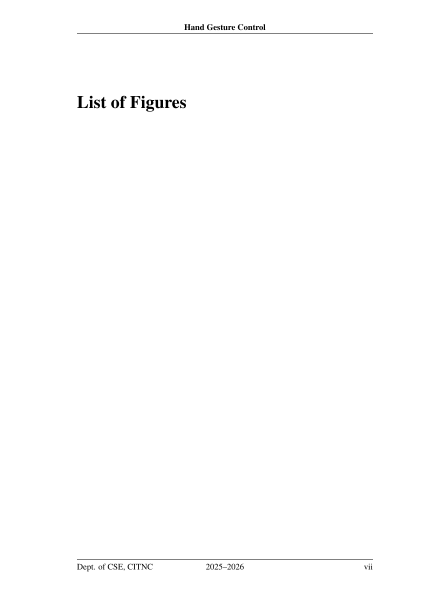
#> input picture report/page-10.png, 849 x 1200 px (shown at 1/2 size)
$ python convert_icon.py report/page-10.png out.png
#> lines starting #> are read from the running program, lines starting #| are printed output that depends on the picture
"""Convert icon.jpg to a Windows .ico file containing multiple sizes.

Usage:
    python convert_icon.py [input_image] [output_icon]

If not provided, defaults to './icon.jpg' -> './icon.ico'.
Requires Pillow (pip install Pillow)
"""
from PIL import Image
import sys
from pathlib import Path


def convert_to_ico(src: Path, dst: Path):
    # sizes commonly used in Windows icons
    sizes = [(256, 256), (128, 128), (64, 64), (48, 48), (32, 32), (16, 16)]
    img = Image.open(src).convert('RGBA')

    # ensure square canvas by padding with transparent background if needed
    max_side = max(img.width, img.height)
#> max_side = 1200
    if img.width != img.height:
        square = Image.new('RGBA', (max_side, max_side), (0, 0, 0, 0))
#> square: PIL image 1200x1200 RGBA; every value is 0
        paste = ((max_side - img.width) // 2, (max_side - img.height) // 2)
#> paste = (175, 0)
        square.paste(img, paste)
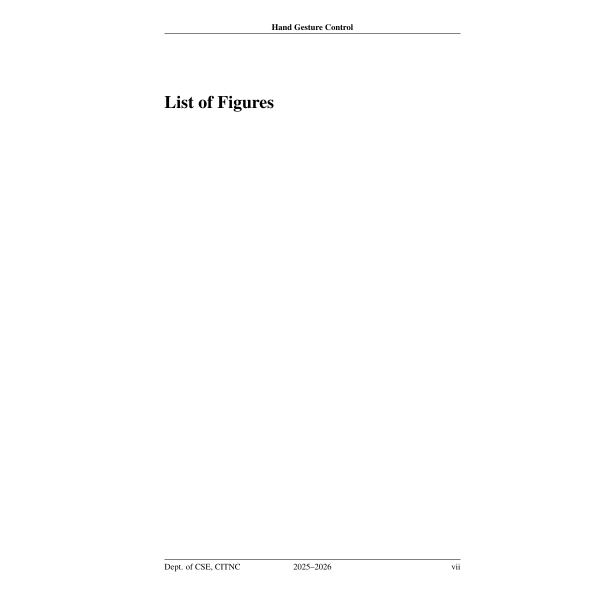
#> square: PIL image 1200x1200 RGBA (shown at 1/2 size); mean R, G, B, A 179.6, 179.6, 179.6, 180.4; transparent parts drawn white
        img = square

    # generate resized frames
    icons = [img.resize(s, Image.LANCZOS) for s in sizes]
#> icons = 6 items

    # save as .ico
    img.save(dst, format='ICO', sizes=[i.size for i in icons])


def main(argv):
    src = Path(argv[1]) if len(argv) > 1 else Path('icon.jpg')
    dst = Path(argv[2]) if len(argv) > 2 else Path('icon.ico')

    if not src.exists():
        print(f"Source image not found: {src}")
        return 2

    try:
        convert_to_ico(src, dst)
        print(f"Wrote: {dst.resolve()}")
        return 0
    except Exception as e:
        print('Conversion failed:', e)
        return 1


if __name__ == '__main__':
    raise SystemExit(main(sys.argv))
#> (the program exits here)
